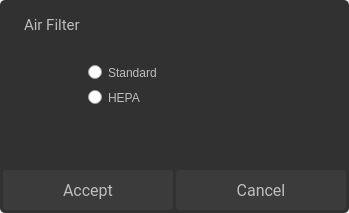
<?xml version="1.0" encoding="UTF-8"?>
<ui version="4.0">
 <class>AirFilterWindowClinical</class>
 <widget class="QDialog" name="AirFilterWindowClinical">
  <property name="geometry">
   <rect>
    <x>0</x>
    <y>0</y>
    <width>349</width>
    <height>213</height>
   </rect>
  </property>
  <property name="windowTitle">
   <string>Dialog</string>
  </property>
  <property name="styleSheet">
   <string notr="true"/>
  </property>
  <widget class="QRadioButton" name="standardRadio">
   <property name="geometry">
    <rect>
     <x>88</x>
     <y>60</y>
     <width>131</width>
     <height>25</height>
    </rect>
   </property>
   <property name="focusPolicy">
    <enum>Qt::NoFocus</enum>
   </property>
   <property name="styleSheet">
    <string notr="true">color:#BDBDBD</string>
   </property>
   <property name="text">
    <string>Standard</string>
   </property>
  </widget>
  <widget class="QPushButton" name="airFilterCancel">
   <property name="geometry">
    <rect>
     <x>176</x>
     <y>170</y>
     <width>170</width>
     <height>40</height>
    </rect>
   </property>
   <property name="font">
    <font>
     <family>Roboto</family>
     <pointsize>12</pointsize>
    </font>
   </property>
   <property name="focusPolicy">
    <enum>Qt::NoFocus</enum>
   </property>
   <property name="styleSheet">
    <string notr="true">QPushButton {
background-color:#3B3B3B;
color:#BDBDBD;
border:none;
border-radius:3px;
}
QPushButton:pressed {
background-color:#606060;
color:#BDBDBD;
border:none;
border-radius:3px;
}
</string>
   </property>
   <property name="text">
    <string>Cancel</string>
   </property>
  </widget>
  <widget class="QLabel" name="airFilterTitle">
   <property name="geometry">
    <rect>
     <x>24</x>
     <y>16</y>
     <width>231</width>
     <height>31</height>
    </rect>
   </property>
   <property name="font">
    <font>
     <family>Roboto</family>
     <pointsize>11</pointsize>
    </font>
   </property>
   <property name="styleSheet">
    <string notr="true">color:#BDBDBD</string>
   </property>
   <property name="text">
    <string>Air Filter</string>
   </property>
   <property name="alignment">
    <set>Qt::AlignLeading|Qt::AlignLeft|Qt::AlignTop</set>
   </property>
  </widget>
  <widget class="QPushButton" name="airFilterAccept">
   <property name="geometry">
    <rect>
     <x>3</x>
     <y>170</y>
     <width>170</width>
     <height>40</height>
    </rect>
   </property>
   <property name="font">
    <font>
     <family>Roboto</family>
     <pointsize>12</pointsize>
    </font>
   </property>
   <property name="focusPolicy">
    <enum>Qt::NoFocus</enum>
   </property>
   <property name="styleSheet">
    <string notr="true">QPushButton {
background-color:#3B3B3B;
color:#BDBDBD;
border:none;
border-radius:3px;
}
QPushButton:pressed {
background-color:#606060;
color:#BDBDBD;
border:none;
border-radius:3px;
}
</string>
   </property>
   <property name="text">
    <string>Accept</string>
   </property>
  </widget>
  <widget class="QRadioButton" name="hepaRadio">
   <property name="geometry">
    <rect>
     <x>88</x>
     <y>85</y>
     <width>131</width>
     <height>25</height>
    </rect>
   </property>
   <property name="focusPolicy">
    <enum>Qt::NoFocus</enum>
   </property>
   <property name="styleSheet">
    <string notr="true">color:#BDBDBD</string>
   </property>
   <property name="text">
    <string>HEPA</string>
   </property>
  </widget>
  <widget class="QFrame" name="frame">
   <property name="geometry">
    <rect>
     <x>0</x>
     <y>0</y>
     <width>349</width>
     <height>213</height>
    </rect>
   </property>
   <property name="styleSheet">
    <string notr="true">background-color: rgb(49, 49, 49);
border: 1px;
border-radius: 5px;</string>
   </property>
   <property name="frameShape">
    <enum>QFrame::StyledPanel</enum>
   </property>
   <property name="frameShadow">
    <enum>QFrame::Raised</enum>
   </property>
  </widget>
  <zorder>frame</zorder>
  <zorder>standardRadio</zorder>
  <zorder>airFilterCancel</zorder>
  <zorder>airFilterTitle</zorder>
  <zorder>airFilterAccept</zorder>
  <zorder>hepaRadio</zorder>
 </widget>
 <resources/>
 <connections/>
</ui>
